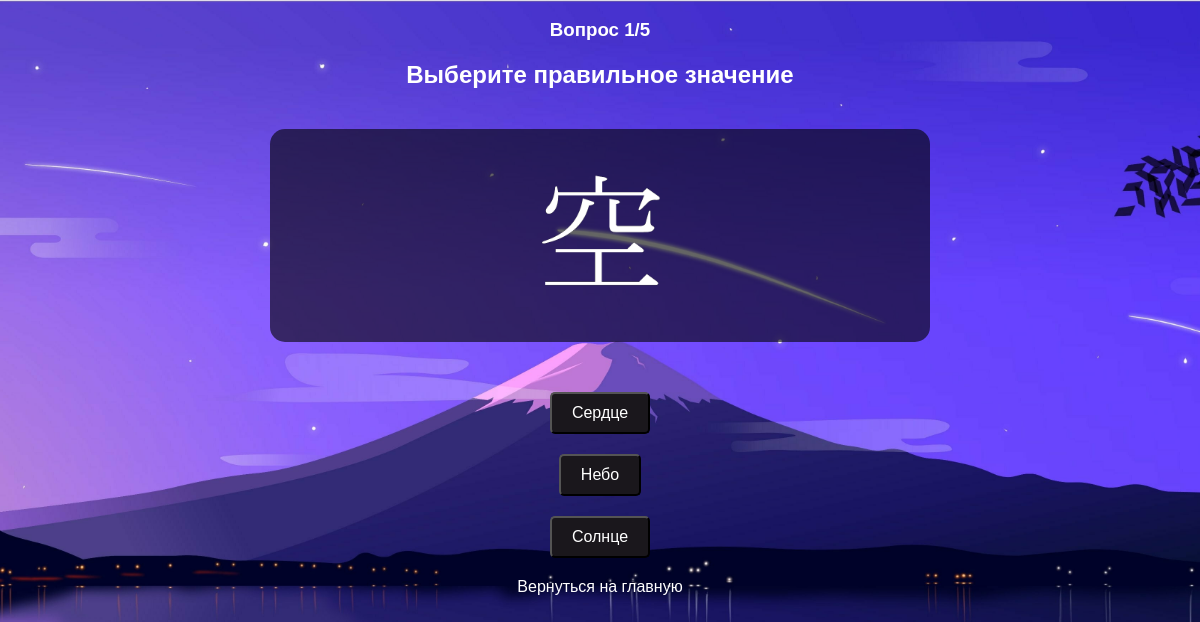
The app's page /game/ (signed in) with its own data.
### game/models.py (models this page shows, shortened)
class Kanji(models.Model):
    image = models.ImageField(upload_to='kanji_images/')
    correct_translation = models.CharField(max_length=100)

### game/views.py (the view, shortened to what this page needs)
# urls.py: path('game/', views.game_view, name='game'),
@login_required
def game_view(request):
    if 'questions' not in request.session:
        all_kanji = list(Kanji.objects.all())
        selected = random.sample(all_kanji, min(question_count, len(all_kanji)))
        request.session['questions'] = [k.id for k in selected]
        request.session['current'] = 0
        request.session['score'] = 0
    current_idx = request.session['current']
    question_ids = request.session['questions']
    kanji = Kanji.objects.get(id=question_ids[current_idx])
    if 'options' not in request.session or request.session.get('current_kanji_id') != kanji.id:
        other_kanji = Kanji.objects.exclude(id=kanji.id)
        wrong_choices = random.sample(list(other_kanji), 2) if other_kanji.count() >= 2 else []
        options = [kanji.correct_translation] + [k.correct_translation for k in wrong_choices]
        random.shuffle(options)
        request.session['options'] = options
        request.session['current_kanji_id'] = kanji.id
    else:
        options = request.session['options']
    return render(request, 'game/game.html', {'kanji': kanji, 'options': options,
                                              'question_number': current_idx + 1})

### templates/game/game.html (shortened to what this page needs)
<!DOCTYPE html>
<html lang="ru">
<head>
    {% load static %}
</head>
<body>
    <h3>Вопрос {{ question_number }}/5</h3>
    <h2>Выберите правильное значение</h2>
    <div class="content">
        <img src="{{ kanji.image.url }}" alt="Kanji" width="150">
    </div>
    <form id="game-form" method="post">
        {% for option in options %}
            <button type="button"
                    class="btn"
                    onclick="checkAnswer(this, '{{ option }}', '{{ kanji.correct_translation }}')">
                {{ option }}
            </button><br>
        {% endfor %}
        <a class="back-btn" href="/">Вернуться на главную</a>
    </form>
</body>
</html>

### records on screen
Kanji: image (picture), options "Небо"
Kanji: options "Сердце"
Kanji: options "Солнце"

### other values on screen
{{ question_number }} "1"
